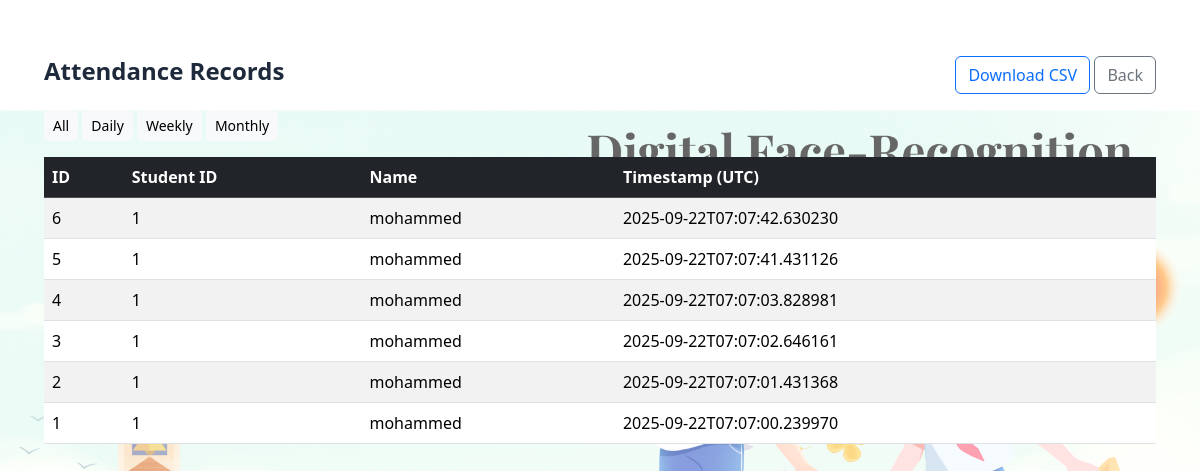
The page /attendance_record on the database its author committed.
### tables this page shows
CREATE TABLE attendance (
                    id INTEGER PRIMARY KEY AUTOINCREMENT,
                    student_id INTEGER,
                    name TEXT,
                    timestamp TEXT
                );

### app.py (the view)
@app.route("/attendance_record", methods=["GET"])
def attendance_record():
    period = request.args.get("period", "all")  # all, daily, weekly, monthly
    conn = sqlite3.connect(DB_PATH)
    c = conn.cursor()
    q = "SELECT id, student_id, name, timestamp FROM attendance"
    params = ()
    if period == "daily":
        today = datetime.date.today().isoformat()
        q += " WHERE date(timestamp) = ?"
        params = (today,)
    elif period == "weekly":
        start = (datetime.date.today() - datetime.timedelta(days=7)).isoformat()
        q += " WHERE date(timestamp) >= ?"
        params = (start,)
    elif period == "monthly":
        start = (datetime.date.today() - datetime.timedelta(days=30)).isoformat()
        q += " WHERE date(timestamp) >= ?"
        params = (start,)
    q += " ORDER BY timestamp DESC LIMIT 5000"
    c.execute(q, params)
    rows = c.fetchall()
    conn.close()
    return render_template("attendance_record.html", records=rows, period=period)

### templates/attendance_record.html (shortened to what this page needs)
<!doctype html>
<html>
<head>
  <link href="https://cdn.jsdelivr.net/npm/bootstrap@5.3.1/dist/css/bootstrap.min.css" rel="stylesheet">
  <link rel="stylesheet" href="{{ url_for('static', filename='css/style.css') }}">
</head>
<body>
<div class="container my-4">
  <div class="d-flex justify-content-between align-items-center mb-3">
    <h4>Attendance Records</h4>
    <div>
      <a class="btn btn-outline-primary" href="/download_csv">Download CSV</a>
      <a class="btn btn-outline-secondary" href="/">Back</a>
    </div>
  </div>
  <div class="mb-3">
    <a href="/attendance_record?period=all" class="btn btn-sm btn-light">All</a>
    <a href="/attendance_record?period=daily" class="btn btn-sm btn-light">Daily</a>
    <a href="/attendance_record?period=weekly" class="btn btn-sm btn-light">Weekly</a>
    <a href="/attendance_record?period=monthly" class="btn btn-sm btn-light">Monthly</a>
  </div>
  <div class="table-responsive">
    <table class="table table-striped">
      <thead class="table-dark">
        <tr><th>ID</th><th>Student ID</th><th>Name</th><th>Timestamp (UTC)</th></tr>
      </thead>
      <tbody>
      {% for r in records %}
        <tr><td>{{ r[0] }}</td><td>{{ r[1] }}</td><td>{{ r[2] }}</td><td>{{ r[3] }}</td></tr>
      {% endfor %}
      </tbody>
    </table>
  </div>
</div>
</body>
</html>

### static/css/style.css (style rules this page uses)
html, body { height: 100%; margin: 0; }
body { font-family: 'Segoe UI', Tahoma, Geneva, Verdana, sans-serif; background: url('static/images/bg.png') no-repeat center center fixed; background-size: contain; margin: 0; color: #1e293b; display: flex; justify-content: flex-end; align-items: flex-start; padding: 2rem; }
body::before { content: ''; position: fixed; inset: 0; background: rgba(255,255,255,0.4); z-index: -1; }
h5, h4, h3 { font-weight: 600; }

### rows shown on the page
attendance: id "6", student "1", name "mohammed", timestamp "2025-09-22T07:07:42.630230"
attendance: id "5", student "1", name "mohammed", timestamp "2025-09-22T07:07:41.431126"
attendance: id "4", student "1", name "mohammed", timestamp "2025-09-22T07:07:03.828981"
attendance: id "3", student "1", name "mohammed", timestamp "2025-09-22T07:07:02.646161"
attendance: id "2", student "1", name "mohammed", timestamp "2025-09-22T07:07:01.431368"
attendance: id "1", student "1", name "mohammed", timestamp "2025-09-22T07:07:00.239970"
